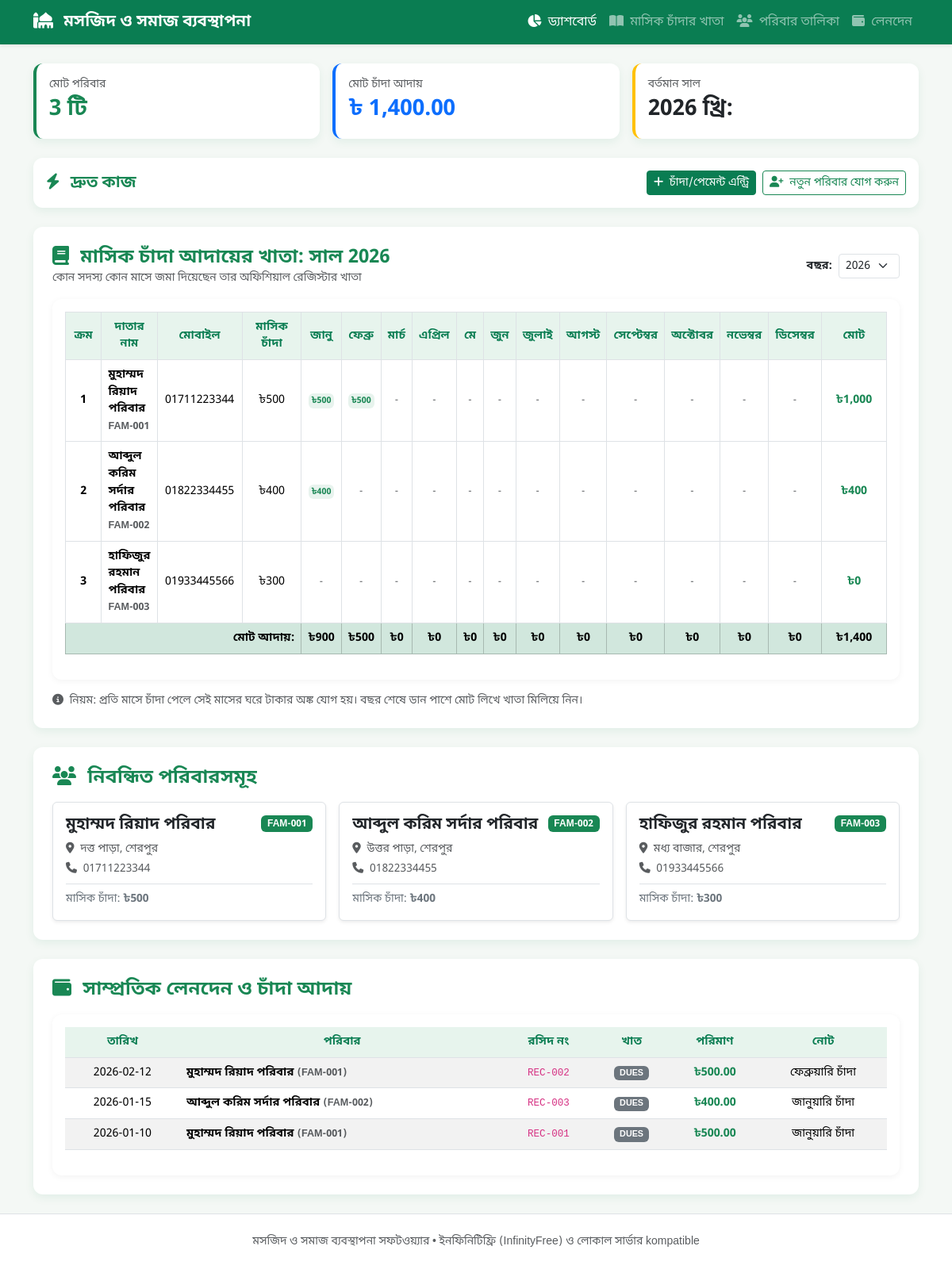
The page / on the database its author committed.
### tables this page shows
CREATE TABLE IF NOT EXISTS families (
    id VARCHAR(64) PRIMARY KEY,
    family_code VARCHAR(50) NOT NULL,
    family_name VARCHAR(150) NOT NULL,
    address VARCHAR(255) DEFAULT '',
    phone VARCHAR(50) DEFAULT '',
    email VARCHAR(150) DEFAULT '',
    monthly_due_amount DECIMAL(10,2) DEFAULT 300.00,
    is_active TINYINT(1) DEFAULT 1,
    created_at TIMESTAMP DEFAULT CURRENT_TIMESTAMP
);

CREATE TABLE IF NOT EXISTS payments (
    id VARCHAR(64) PRIMARY KEY,
    family_id VARCHAR(64) NOT NULL,
    amount DECIMAL(10,2) NOT NULL,
    payment_date VARCHAR(20) NOT NULL,  
    payment_type VARCHAR(50) DEFAULT 'DUES',  
    receipt_no VARCHAR(100) DEFAULT '',
    note VARCHAR(255) DEFAULT '',
    recorded_by VARCHAR(150) DEFAULT 'Admin',
    FOREIGN KEY (family_id) REFERENCES families(id) ON DELETE CASCADE
);

### index.php (the view, shortened to what this page needs)
<?php
require_once 'db.php';
$families = $pdo->query("SELECT * FROM families ORDER BY family_code ASC")->fetchAll();
$payments = $pdo->query("SELECT p.*, f.family_name, f.family_code FROM payments p JOIN families f ON p.family_id = f.id ORDER BY p.payment_date DESC")->fetchAll();
$totalCollection = array_sum(array_column($payments, 'amount'));
$totalFamiliesCount = count($families);
$selectedYear = intval($_GET['year'] ?? date('Y'));
$months = ['জানু', 'ফেব্রু', 'মার্চ', 'এপ্রিল', 'মে', 'জুন', 'জুলাই', 'আগস্ট', 'সেপ্টেম্বর', 'অক্টোবর', 'নভেম্বর', 'ডিসেম্বর'];
?>
<!DOCTYPE html>
<html lang="bn" dir="ltr">
<head>
    <link href="https://cdn.jsdelivr.net/npm/bootstrap@5.3.2/dist/css/bootstrap.min.css" rel="stylesheet">
    <link href="https://cdnjs.cloudflare.com/ajax/libs/font-awesome/6.4.2/css/all.min.css" rel="stylesheet">
</head>
<body>
<nav class="navbar navbar-expand-lg navbar-dark navbar-custom shadow-sm">
    <div class="container">
        <a class="navbar-brand fw-bold" href="#"><i class="fa-solid fa-mosque me-2"></i> মসজিদ ও সমাজ ব্যবস্থাপনা</a>
        <div class="collapse navbar-collapse justify-content-end" id="navbarNav">
            <ul class="navbar-nav">
                <li class="nav-item"><a class="nav-link active" href="#dashboard"><i class="fa-solid fa-chart-pie me-1"></i> ড্যাশবোর্ড</a></li>
                <li class="nav-item"><a class="nav-link" href="#masikKhata"><i class="fa-solid fa-book-open me-1"></i> মাসিক চাঁদার খাতা</a></li>
                <li class="nav-item"><a class="nav-link" href="#families"><i class="fa-solid fa-users me-1"></i> পরিবার তালিকা</a></li>
                <li class="nav-item"><a class="nav-link" href="#payments"><i class="fa-solid fa-wallet me-1"></i> লেনদেন</a></li>
            </ul>
        </div>
    </div>
</nav>
<div class="container my-4">
    <div class="row g-3 mb-4" id="dashboard">
        <div class="col-md-4">
            <div class="card card-custom bg-white p-3 border-start border-4 border-success">
                <div class="text-muted small">মোট পরিবার</div>
                <div class="fs-3 fw-bold text-success"><?= $totalFamiliesCount ?> টি</div>
            </div>
        </div>
        <div class="col-md-4">
            <div class="card card-custom bg-white p-3 border-start border-4 border-primary">
                <div class="text-muted small">মোট চাঁদা আদায়</div>
                <div class="fs-3 fw-bold text-primary">৳ <?= number_format($totalCollection, 2) ?></div>
            </div>
        </div>
        <div class="col-md-4">
            <div class="card card-custom bg-white p-3 border-start border-4 border-warning">
                <div class="text-muted small">বর্তমান সাল</div>
                <div class="fs-3 fw-bold text-dark"><?= $selectedYear ?> খ্রি:</div>
            </div>
        </div>
    </div>
    <div class="card card-custom p-3 mb-4 bg-white">
        <div class="d-flex flex-wrap gap-2 justify-content-between align-items-center">
            <h5 class="mb-0 text-success fw-bold"><i class="fa-solid fa-bolt me-2"></i> দ্রুত কাজ</h5>
            <div class="d-flex gap-2">
                <button class="btn btn-success-custom btn-sm" data-bs-toggle="modal" data-bs-target="#paymentModal"><i class="fa-solid fa-plus me-1"></i> চাঁদা/পেমেন্ট এন্ট্রি</button>
                <button class="btn btn-outline-success btn-sm" data-bs-toggle="modal" data-bs-target="#familyModal"><i class="fa-solid fa-user-plus me-1"></i> নতুন পরিবার যোগ করুন</button>
            </div>
        </div>
    </div>
    <div class="card card-custom p-4 mb-4" id="masikKhata">
        <div class="d-flex justify-content-between align-items-center mb-3 flex-wrap gap-2">
            <div>
                <h4 class="fw-bold mb-0 text-success"><i class="fa-solid fa-book me-2"></i> মাসিক চাঁদা আদায়ের খাতা: সাল <?= $selectedYear ?></h4>
                <p class="text-muted small mb-0">কোন সদস্য কোন মাসে জমা দিয়েছেন তার অফিশিয়াল রেজিস্টার খাতা</p>
            </div>
            <form method="GET" class="d-flex align-items-center gap-2">
                <label class="small fw-bold">বছর:</label>
                <select name="year" class="form-select form-select-sm" onchange="this.form.submit()">
                    <?php for($yr = 2025; $yr <= 2028; $yr++): ?>
                        <option value="<?= $yr ?>" <?= $selectedYear == $yr ? 'selected' : '' ?>><?= $yr ?></option>
                    <?php endfor; ?>
                </select>
            </form>
        </div>
        <div class="table-responsive">
            <table class="table table-bordered table-hover align-middle">
                <thead>
                    <tr>
                        <th style="width: 50px;">ক্রম</th>
                        <th>দাতার নাম</th>
                        <th style="width: 110px;">মোবাইল</th>
                        <th style="width: 90px;">মাসিক চাঁদা</th>
                        <?php foreach($months as $mName): ?>
                            <th><?= $mName ?></th>
                        <?php endforeach; ?>
                        <th style="width: 100px;">মোট</th>
                    </tr>
                </thead>
                <tbody>
                    <?php
                    $serial = 1;
                    $monthlyColumnTotals = array_fill(1, 12, 0.0);
                    $grandTotalAllFamilies = 0.0;
                    foreach($families as $fam):
                        $famId = $fam['id'];
                        $stmt = $pdo->prepare("SELECT payment_date, amount FROM payments WHERE family_id = ? AND payment_date LIKE ?");
                        $stmt->execute([$famId, "$selectedYear%"]);
                        $famPayments = $stmt->fetchAll();
                        $paidPerMonth = array_fill(1, 12, 0.0);
                        $famTotalYear = 0.0;
                        foreach($famPayments as $fp) {
                            $mNum = intval(substr($fp['payment_date'], 5, 2));
                            if ($mNum >= 1 && $mNum <= 12) {
                                $paidPerMonth[$mNum] += floatval($fp['amount']);
                                $famTotalYear += floatval($fp['amount']);
                                $monthlyColumnTotals[$mNum] += floatval($fp['amount']);
                            }
                        }
                        $grandTotalAllFamilies += $famTotalYear;
                    ?>
                    <tr>
                        <td class="fw-bold"><?= $serial++ ?></td>
                        <td class="text-start fw-semibold"><?= htmlspecialchars($fam['family_name']) ?><br><small class="text-muted"><?= htmlspecialchars($fam['family_code']) ?></small></td>
                        <td><?= htmlspecialchars($fam['phone'] ?: '-') ?></td>
                        <td>৳<?= number_format($fam['monthly_due_amount'], 0) ?></td>
                        <?php for($m = 1; $m <= 12; $m++): ?>
                            <td>
                                <?php if($paidPerMonth[$m] > 0): ?>
                                    <span class="badge bg-success bg-opacity-10 text-success fw-bold p-1">৳<?= number_format($paidPerMonth[$m], 0) ?></span>
                                <?php else: ?>
                                    <span class="text-muted small">-</span>
                                <?php endif; ?>
                            </td>
                        <?php endfor; ?>
                        <td class="fw-bold text-success">৳<?= number_format($famTotalYear, 0) ?></td>
                    </tr>
                    <?php endforeach; if(empty($families)): ?>
                    <tr>
                        <td colspan="17" class="text-center text-muted py-4">কোনো পরিবার পাওয়া যায়নি।</td>
                    </tr>
                    <?php endif; ?>
                </tbody>
                <tfoot class="table-success fw-bold">
                    <tr>
                        <td colspan="4" class="text-end">মোট আদায়:</td>
                        <?php for($m = 1; $m <= 12; $m++): ?>
                            <td>৳<?= number_format($monthlyColumnTotals[$m], 0) ?></td>
                        <?php endfor; ?>
                        <td>৳<?= number_format($grandTotalAllFamilies, 0) ?></td>
                    </tr>
                </tfoot>
            </table>
        </div>
        <div class="mt-3 text-muted small">
            <i class="fa-solid fa-circle-info me-1"></i> নিয়ম: প্রতি মাসে চাঁদা পেলে সেই মাসের ঘরে টাকার অঙ্ক যোগ হয়। বছর শেষে ডান পাশে মোট লিখে খাতা মিলিয়ে নিন।
        </div>
    </div>
    <div class="card card-custom p-4 mb-4" id="families">
        <h4 class="fw-bold mb-3 text-success"><i class="fa-solid fa-users me-2"></i> নিবন্ধিত পরিবারসমূহ</h4>
        <div class="row g-3">
            <?php foreach($families as $fam): ?>
            <div class="col-md-4">
                <div class="card border p-3 h-100 shadow-sm">
                    <div class="d-flex justify-content-between align-items-start mb-2">
                        <h5 class="fw-bold mb-0"><?= htmlspecialchars($fam['family_name']) ?></h5>
                        <span class="badge bg-success"><?= htmlspecialchars($fam['family_code']) ?></span>
                    </div>
                    <p class="text-muted small mb-1"><i class="fa-solid fa-location-dot me-1"></i> <?= htmlspecialchars($fam['address'] ?: 'ঠিকানা নাই') ?></p>
                    <p class="text-muted small mb-2"><i class="fa-solid fa-phone me-1"></i> <?= htmlspecialchars($fam['phone'] ?: 'মোবাইল নাই') ?></p>
                    <div class="mt-auto pt-2 border-top d-flex justify-content-between align-items-center">
                        <span class="small text-secondary">মাসিক চাঁদা: <strong>৳<?= number_format($fam['monthly_due_amount'], 0) ?></strong></span>
                    </div>
                </div>
            </div>
            <?php endforeach; ?>
        </div>
    </div>
    <div class="card card-custom p-4 mb-4" id="payments">
        <h4 class="fw-bold mb-3 text-success"><i class="fa-solid fa-wallet me-2"></i> সাম্প্রতিক লেনদেন ও চাঁদা আদায়</h4>
        <div class="table-responsive">
            <table class="table table-striped align-middle">
                <thead>
                    <tr>
                        <th>তারিখ</th>
                        <th>পরিবার</th>
                        <th>রসিদ নং</th>
                        <th>খাত</th>
                        <th>পরিমাণ</th>
                        <th>নোট</th>
                    </tr>
                </thead>
                <tbody>
                    <?php foreach($payments as $pay): ?>
                    <tr>
                        <td><?= htmlspecialchars($pay['payment_date']) ?></td>
                        <td class="fw-semibold"><?= htmlspecialchars($pay['family_name']) ?> <small class="text-muted">(<?= htmlspecialchars($pay['family_code']) ?>)</small></td>
                        <td><code><?= htmlspecialchars($pay['receipt_no']) ?></code></td>
                        <td><span class="badge bg-secondary"><?= htmlspecialchars($pay['payment_type']) ?></span></td>
                        <td class="fw-bold text-success">৳<?= number_format($pay['amount'], 2) ?></td>
                        <td><?= htmlspecialchars($pay['note'] ?: '-') ?></td>
                    </tr>
                    <?php endforeach; if(empty($payments)): ?>
                    <tr><td colspan="6" class="text-center text-muted">কোনো লেনদেন নেই।</td></tr>
                    <?php endif; ?>
                </tbody>
            </table>
        </div>
    </div>
</div>
<footer class="text-center py-4 text-muted small bg-white border-top">
    <p class="mb-0">মসজিদ ও সমাজ ব্যবস্থাপনা সফটওয়্যার • ইনফিনিটিফ্রি (InfinityFree) ও লোকাল সার্ভার kompatible</p>
</footer>
</body>
</html>

### index.php (style rules this page uses)
body { font-family: 'Noto Sans Bengali', sans-serif; background-color: #f4f8f5; color: #122019; }
.navbar-custom { background-color: #0a7d52; }
.card-custom { border: none; border-radius: 12px; box-shadow: 0 4px 12px rgba(10, 125, 82, 0.08); }
.btn-success-custom { background-color: #0a7d52; border-color: #0a7d52; color: #fff; }
.table-responsive { background: #fff; border-radius: 12px; padding: 1rem; box-shadow: 0 2px 8px rgba(0,0,0,0.05); }
.table th { background-color: #e7f4ed !important; color: #0a7d52; text-align: center; vertical-align: middle; font-size: 0.9rem; }
.table td { text-align: center; vertical-align: middle; font-size: 0.9rem; }
.table td:nth-child(2) { text-align: left; }

### rows shown on the page
families: family_name "মুহাম্মদ রিয়াদ পরিবার", family_code "FAM-001", phone "01711223344", monthly_due_amount "500", m "500", famTotalYear "1,000", address "দত্ত পাড়া, শেরপুর"
families: family_name "আব্দুল করিম সর্দার পরিবার", family_code "FAM-002", phone "01822334455", monthly_due_amount "400", m "400", famTotalYear "400", address "উত্তর পাড়া, শেরপুর"
families: family_name "হাফিজুর রহমান পরিবার", family_code "FAM-003", phone "01933445566", monthly_due_amount "300", famTotalYear "0", address "মধ্য বাজার, শেরপুর"
payments: payment_date "2026-02-12", family.family_name "মুহাম্মদ রিয়াদ পরিবার", family.family_code "FAM-001", receipt_no "REC-002", payment_type "DUES", amount "500.00", note "ফেব্রুয়ারি চাঁদা"
payments: payment_date "2026-01-15", family.family_name "আব্দুল করিম সর্দার পরিবার", family.family_code "FAM-002", receipt_no "REC-003", payment_type "DUES", amount "400.00", note "জানুয়ারি চাঁদা"
payments: payment_date "2026-01-10", family.family_name "মুহাম্মদ রিয়াদ পরিবার", family.family_code "FAM-001", receipt_no "REC-001", payment_type "DUES", amount "500.00", note "জানুয়ারি চাঁদা"

### other values the page prints
$totalFamiliesCount "3"
$totalCollection "1,400.00"
$mName "জানু"
$mName "ফেব্রু"
$mName "মার্চ"
$mName "এপ্রিল"
$mName "মে"
$mName "জুন"
$mName "জুলাই"
$mName "আগস্ট"
$mName "সেপ্টেম্বর"
$mName "অক্টোবর"
$mName "নভেম্বর"
$mName "ডিসেম্বর"
$monthlyColumnTotals[$m] "900"
